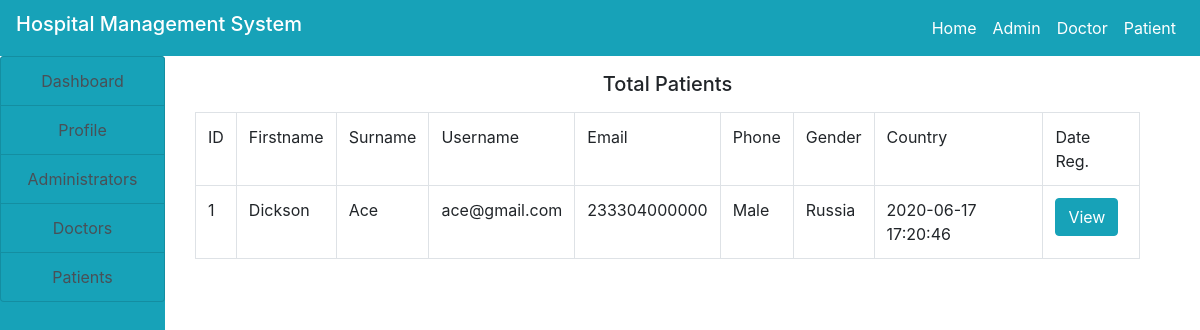
The page /admin/patient.php on the database its author committed.
### tables this page shows
CREATE TABLE IF NOT EXISTS `patient` (
  `id` int(100) NOT NULL AUTO_INCREMENT,
  `firstname` varchar(100) NOT NULL,
  `surname` varchar(100) NOT NULL,
  `username` varchar(100) NOT NULL,
  `email` varchar(100) NOT NULL,
  `phone` varchar(100) NOT NULL,
  `gender` varchar(100) NOT NULL,
  `country` varchar(100) NOT NULL,
  `password` varchar(100) NOT NULL,
  `date_reg` varchar(100) NOT NULL,
  `profile` varchar(100) NOT NULL,
  PRIMARY KEY (`id`)
);

### admin/patient.php (the view, shortened to what this page needs)
<!DOCTYPE html>
<html>
<head>
</head>
<body>
<?php
   include("../include/header.php");
   include ("../include/connection.php");
?>
   <div class="container-fluid">
        <div class="col-md-12">
            <div class="row">
                  <div class="col-md-2 " style="margin-left: -30px">
                      <?php
                        include("sidenav.php");
                      ?>
                  </div>
                   <div class="col-md-10">
                       <h5 class="text-center my-3">Total Patients</h5>
                       <?php
                          $query = "SELECT * FROM patient";
                          $res = mysqli_query($con,$query);
                          $output = "";
                          $output .="
                              <table class='table table-bordered'>
                                 <tr>
                                   <td>ID</td>
                                   <td>Firstname</td>
                                   <td>Surname</td>
                                   <td>Username</td>
                                   <td>Email</td>
                                    <td>Phone</td>
                                    <td>Gender</td>
                                    <td>Country</td>
                                    <td>Date Reg.</td>
                                 </tr>
                          ";
                          while ($row = mysqli_fetch_array($res)){
                              $output .="
                                 <tr>
                                     <td>".$row['id']."</td>
                                     <td>".$row['firstname']."</td>
                                     <td>".$row['surname']."</td>
                                     <td>".$row['email']."</td>
                                     <td>".$row['phone']."</td>
                                     <td>".$row['gender']."</td>
                                     <td>".$row['country']."</td>
                                     <td>".$row['date_reg']."</td>
                                     <td>
                                         <a href='view.php?id=".$row['id']."'>
                                         <button class='btn btn-info'>View</button>
                                         </a>
                                     </td>
                                 </tr>
                              ";
                          }
                          $output .="
                             </table>
                          ";
                          echo $output;
                       ?>
                   </div>
            </div>
        </div>
   </div>
</body>
</html>

### rows shown on the page
patient: id "1", firstname "Dickson", surname "Ace", email "ace@gmail.com", phone "233304000000", gender "Male", country "Russia", date_reg "2020-06-17 17:20:46"
